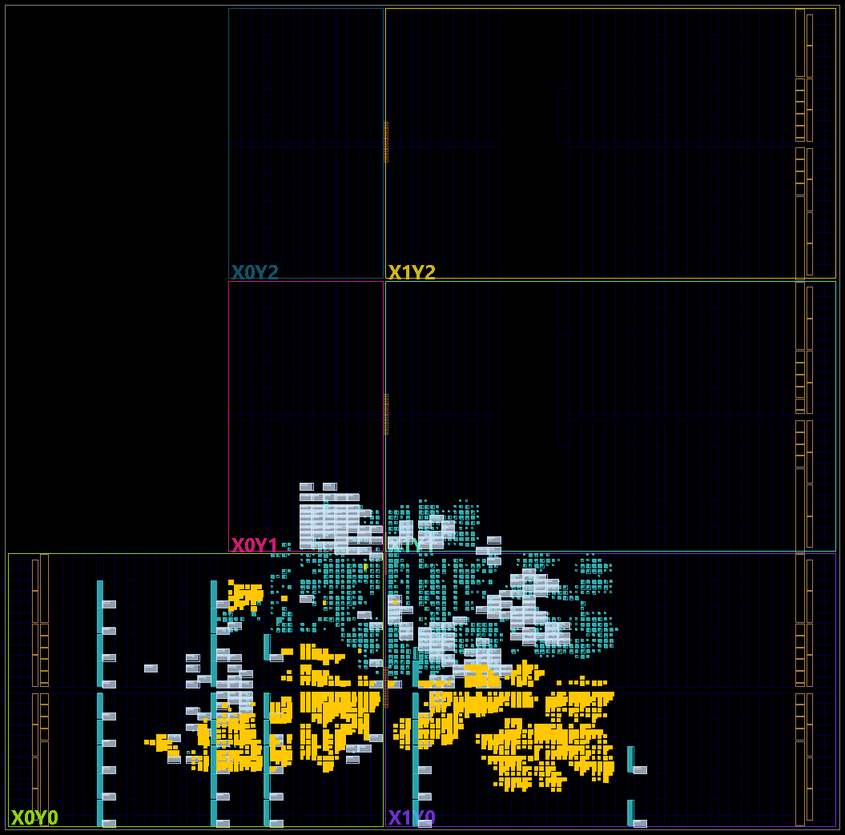
#> input picture results/fpga/xc7z020-gw/gw12/device.png, 845 x 835 px, shrunk from 1055 x 1043 before the run
$ python device_crop.py ../../../results/fpga/xc7z020-gw/gw12/device.png out.png
#> lines starting #> are read from the running program, lines starting #| are printed output that depends on the picture; after the words box and inside, x2 and y2 are one past the last pixel; in counts of white or black regions, pixels touching at a corner belong together
#!/usr/bin/env python3
"""Crop the device out of device_view.ps1's capture of Vivado's maximized Device panel.

Author: Miguel Simões

  python3 scripts/fpga/xc7z020/device_crop.py <dir>/device_full.png results/fpga/xc7z020/<configuration>/device.png

The canvas is the longest run of mostly black rows, and across, the longest black run of its top row; the
device is the box of the lit pixels inside it (its outline, clock regions and cells), with a margin of 6
pixels.
"""

from __future__ import annotations

import sys

import numpy as np
from PIL import Image


def longest_run(mask):
    best, start = (0, 0), None
    for i, on in enumerate(list(mask) + [False]):
        if on and start is None:
            start = i
        elif not on and start is not None:
            if i - start > best[1] - best[0]:
                best = (start, i)
            start = None
    return best


def main():
    im = np.asarray(Image.open(sys.argv[1]).convert("RGB"))
#> im is the input picture: shape (835, 845, 3); mean R, G, B 16.4, 17.9, 15.1
    level = im.max(axis=2).astype(int)
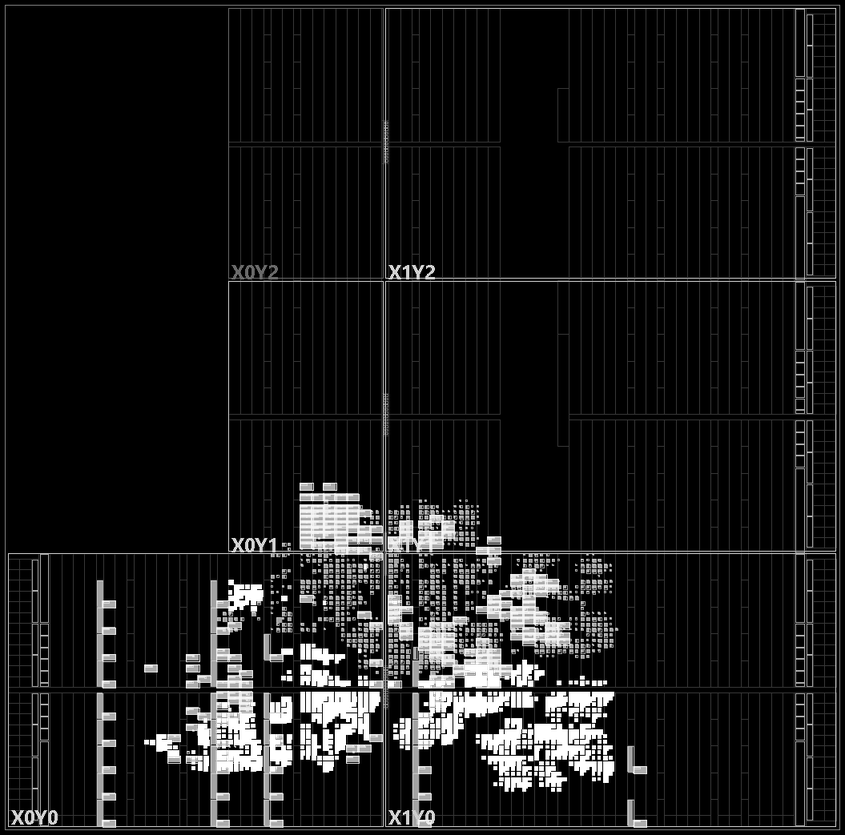
#> level: shape (835, 845) int64; min 0, max 255, mean 24.2
    dark = level < 30
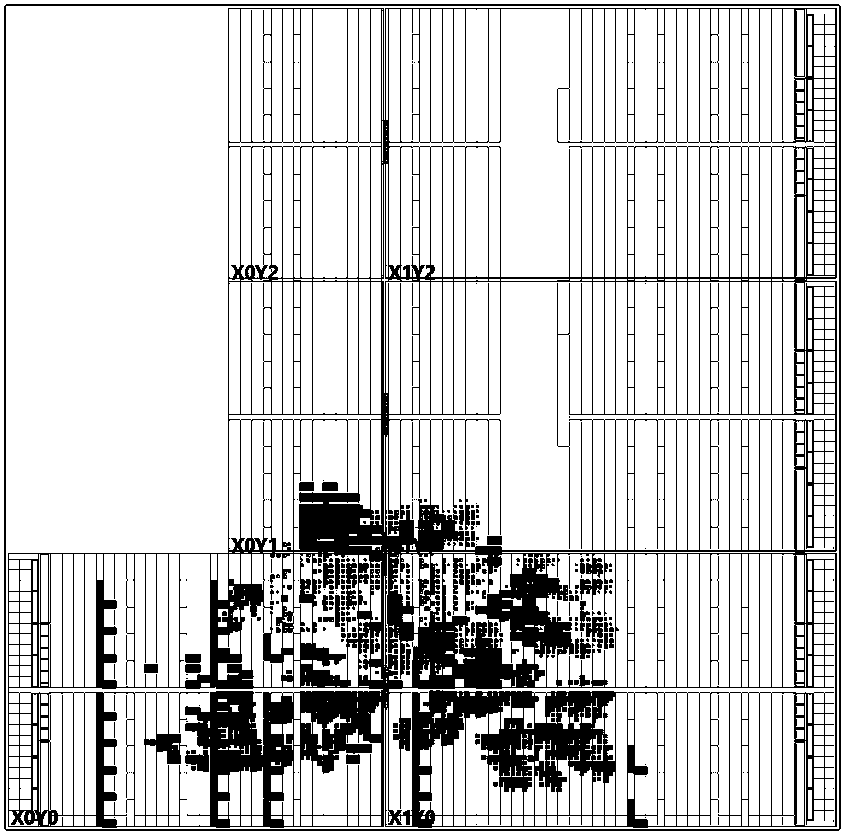
#> dark: shape (835, 845) bool; 81.3% white; 294 black regions (200 under 20 px), largest, box (x1, y1, x2, y2) and area: (8, 8, 837, 828) 117669, (4, 4, 841, 831) 6628, (185, 750, 209, 772) 348
    r0, r1 = longest_run(dark.mean(axis=1) > 0.5)
#> the loop in longest_run, `for i, on in enumerate(list(mask) + [False]):` made 836 passes
#> (on, best) on pass 5: (False, (0, 4))
#> on on passes 1, 2, 3, 4, 6, 7: True, True, True, True, False, True
#> r0 = 9; r1 = 142
    c0, c1 = longest_run(dark[r0 + 4])   # zoom to fit leaves black above the device, edge to edge
#> the loop in longest_run (call 2), `for i, on in enumerate(list(mask) + [False]):` made 846 passes
#> c0 = 6; c1 = 228
    r0, r1, c0, c1 = r0 + 2, r1 - 2, c0 + 2, c1 - 2   # off the canvas's own border
#> r0 = 11; r1 = 140; c0 = 8; c1 = 226
#> (the run stopped early here; a loop or call above may not have finished)
